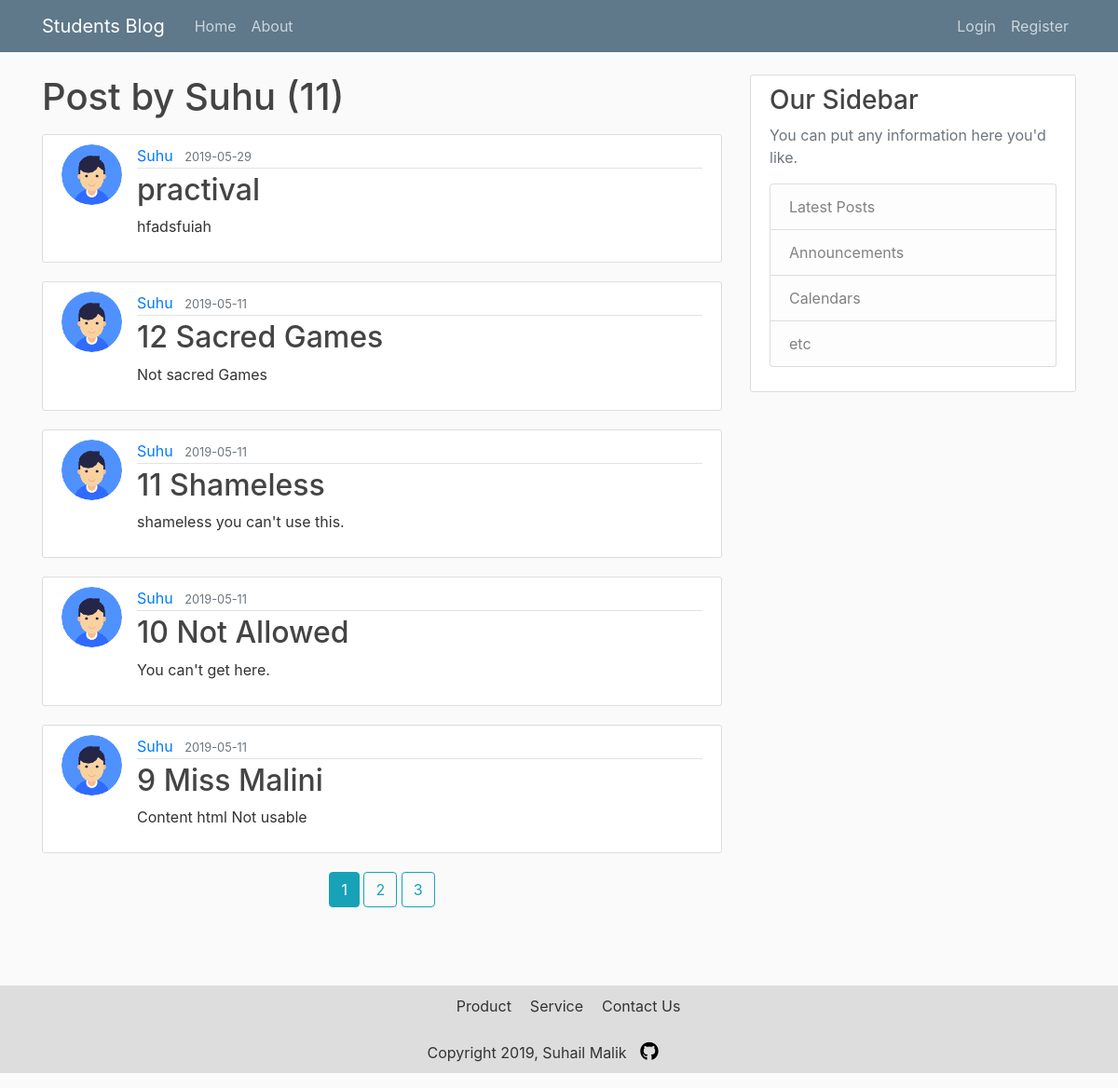
The page /user/Suhu on the database its author committed.
### flaskblog/models.py (models this page shows, shortened)
class User(db.Model, UserMixin):
    id = db.Column(db.Integer, primary_key=True)
    username = db.Column(db.String(20), unique = True, nullable = False)
    email = db.Column(db.String(120), unique = True, nullable = False)
    image_file = db.Column(db.String(20), nullable = False, default = 'default.jpg')
    password = db.Column(db.String(60), nullable = False)
    posts = db.relationship('Post', backref = 'author', lazy = True)

class Post(db.Model):
    id = db.Column(db.Integer, primary_key=True)
    title = db.Column(db.String(100), nullable = False)
    date_posted = db.Column(db.DateTime, nullable = False, default = datetime.utcnow)
    content = db.Column(db.Text, nullable = False)
    user_id = db.Column(db.Integer, db.ForeignKey('user.id'), nullable = False)

### flaskblog/routes.py (the view)
@app.route("/user/<string:username>")
def user_posts(username):
    page = request.args.get('page', 1, type=int)
    user = User.query.filter_by(username=username).first_or_404()
    posts = Post.query.filter_by(author=user).order_by(
        Post.date_posted.desc()).paginate(page=page, per_page=5)
    return render_template('user_posts.html', user=user, posts=posts)

### flaskblog/templates/user_posts.html
{% extends 'layout.html' %}
{% block content %}
<h1 class="mb-3">Post by {{ user.username }} ({{ posts.total }})</h1>
{% for post in posts.items %}
<article class="media content-section">
    <img class="rounded-circle article-img" src="{{ url_for('static', filename = 'profile_pics/' + post.author.image_file) }}" alt="">
    <div class="media-body">
        <div class="article-metadata">
            <a class="mr-2" href="{{url_for('user_posts', username=post.author.username)}}">{{ post.author.username }}</a>
            <small class="text-muted">{{ post.date_posted.strftime('%Y-%m-%d') }}</small>
        </div>
        <h2><a class="article-title" href="{{ url_for('post', post_id= post.id) }}">{{ post.title }}</a></h2>
        <p class="article-content">{{ post.content }}</p>
    </div>
</article>
{% endfor %}
<div class="text-center">
{% for page_num in posts.iter_pages(left_edge= 1, right_edge =1 , left_current=1, right_current=2) %}
    {% if page_num %}
        {% if page_num == posts.page %}
            <a class="btn btn-info mb-4" href="{{ url_for('user_posts', username= user.username, page=page_num)}}">{{ page_num }}</a>
        {% else %}
            <a class="btn btn-outline-info mb-4" href="{{ url_for('user_posts', username= user.username, page=page_num)}}">{{ page_num }}</a>
        {% endif %}
    {% else %}
    ...
    {% endif %}
{% endfor %}
</div>
{%endblock content %}

### flaskblog/static/main.css (style rules this page uses)
body { background: #fafafa; color: #333333; margin-top: 5rem; }
h1, h2, h3, h4, h5, h6 { color: #444444; }
.content-section { background: #ffffff; padding: 10px 20px; border: 1px solid #dddddd; border-radius: 3px; margin-bottom: 20px; }
.article-title { color: #444444; }
.article-content { white-space: pre-line; }
.article-img { height: 65px; width: 65px; margin-right: 16px; }
.article-metadata { padding-bottom: 1px; margin-bottom: 4px; border-bottom: 1px solid #e3e3e3 }

### rows shown on the page
User: username "Suhu"
Post: image_file (picture), author.username "Suhu", date_posted "2019-05-29", title "practival", content "hfadsfuiah"
Post: image_file (picture), author.username "Suhu", date_posted "2019-05-11", title "12 Sacred Games", content "Not sacred Games"
Post: image_file (picture), author.username "Suhu", date_posted "2019-05-11", title "11 Shameless", content "shameless you can't use this."
Post: image_file (picture), author.username "Suhu", date_posted "2019-05-11", title "10 Not Allowed", content "You can't get here."
Post: image_file (picture), author.username "Suhu", date_posted "2019-05-11", title "9 Miss Malini", content "Content html Not usable"

### other values the page prints
{{ posts.total }} "11"
{{ page_num }} "1"
{{ page_num }} "2" "3"
